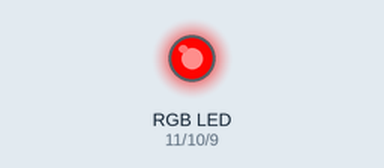
Simulated run of this sketch. Board: Arduino Uno, built with avr-gcc and run on an emulated ATmega328P. Parts: an RGB LED mixed from three pins (HIGH = lit). Dim RGB values are drawn brighter than linear.

Above: at 0.05 s.
At 0.9 s:
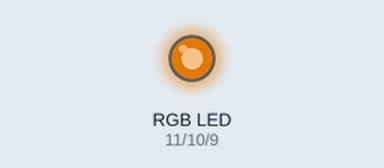
At 1.8 s:
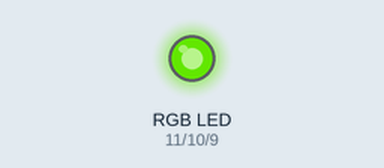
At 3.6 s:
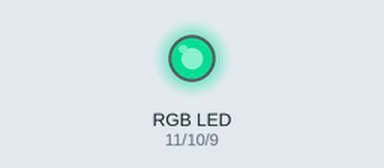
At 5.4 s:
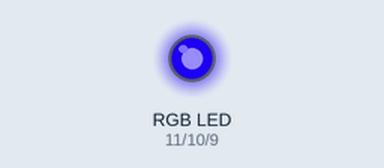
At 7.2 s:
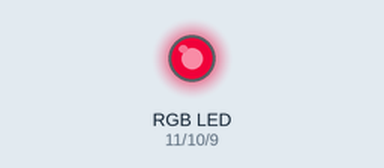
Timing chart, 0 to 10.0 s (numbered marks = the images above):
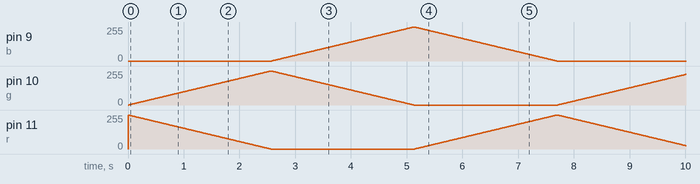

The sketch:

LED-rgb.ino
```cpp
// C++ code
// Esse algoritmo altera as cores de um LED RGB 255 vezes
// para cada cor. Dessa forma, ele roda por todas as cores
// possíveis com RGB.

// O circuito em que esse código é usado funciona da seguinte
// forma: um LED RGB ligado a uma placa de ensaio, com o pino
// catódico ligado à terra, passando por um resistor de 113 ohms.
// Os pinos R, G e B estão ligados nos pinos PWM 11, 10 e 9.
void setup()
{
  pinMode(11, OUTPUT);
  pinMode(10, OUTPUT);
  pinMode(9, OUTPUT);
}
// Pinos das cores
int r = 11;
int g = 10;
int b = 9;
void loop()
{
  int n = 0;
  // Loops: à medida que uma cor aumenta, outra diminui. A terceira fica zerada.
  while (n <256) {
    analogWrite(r, 255 - n);
    analogWrite(g, n);
    analogWrite(b, 0);
    delay(10);
   	n++;
  }
  n = 0;
  while (n <256) {
    analogWrite(g, 255 - n);
    analogWrite(b, n);
    analogWrite(r, 0);
    delay(10);
   	n++;
  }
  n = 0;
  while (n <256) {
    analogWrite(b, 255 - n);
    analogWrite(r, n);
    analogWrite(g, 0);
	delay(10);
   	n++;
  }
  }
```
